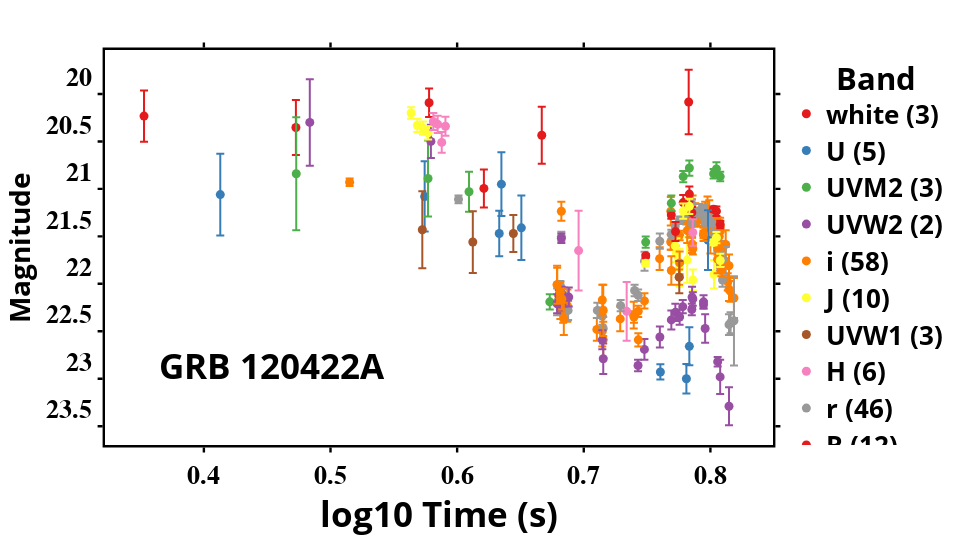

This figure's notebook cell:
### Code cell
figunresc, figresc, resc_mag_df = lc.rescaleGRB()
figunresc.show()
if figresc is not None:
    figresc.show()

### Figure 1 — Plotly figure (JSON) as saved in the notebook; plotly's stock layout.template omitted (floating-point values rounded to 4 significant figures)
{"data": [{"error_y": {"array": [0.27, 0.29, 0.15]}, "hovertemplate": "      <b>Band<b>=white (3)<br>x=%{x}<br>y=%{y}<extra></extra>", "legendgroup": "white (3)", "marker": {"color": "rgb(228,26,28)", "size": 9, "symbol": "circle"}, "mode": "markers", "name": "<b>white (3)</b>", "orientation": "v", "showlegend": true, "type": "scatter", "x": [0.3527, 0.4727, 0.5779], "xaxis": "x", "y": [20.23, 20.35, 20.09], "yaxis": "y"}, {"error_y": {"array": [0.43, 0.37, 0.24, 0.34, 0.155]}, "hovertemplate": "      <b>Band<b>=U (5)<br>x=%{x}<br>y=%{y}<extra></extra>", "legendgroup": "U (5)", "marker": {"color": "rgb(55,126,184)", "size": 9, "symbol": "circle"}, "mode": "markers", "name": "<b>U (5)</b>", "orientation": "v", "showlegend": true, "type": "scatter", "x": [0.413, 0.5744, 0.6332, 0.6507, 0.7811], "xaxis": "x", "y": [21.06, 21.08, 21.47, 21.41, 23], "yaxis": "y"}, {"error_y": {"array": [0.595, 0.4, 0.21]}, "hovertemplate": "      <b>Band<b>=UVM2 (3)<br>x=%{x}<br>y=%{y}<extra></extra>", "legendgroup": "UVM2 (3)", "marker": {"color": "rgb(77,175,74)", "size": 9, "symbol": "circle"}, "mode": "markers", "name": "<b>UVM2 (3)</b>", "orientation": "v", "showlegend": true, "type": "scatter", "x": [0.4729, 0.577, 0.6094], "xaxis": "x", "y": [20.84, 20.89, 21.03], "yaxis": "y"}, {"error_y": {"array": [0.455, 0.175]}, "hovertemplate": "      <b>Band<b>=UVW2 (2)<br>x=%{x}<br>y=%{y}<extra></extra>", "legendgroup": "UVW2 (2)", "marker": {"color": "rgb(152,78,163)", "size": 9, "symbol": "circle"}, "mode": "markers", "name": "<b>UVW2 (2)</b>", "orientation": "v", "showlegend": true, "type": "scatter", "x": [0.4836, 0.5793], "xaxis": "x", "y": [20.3, 20.5], "yaxis": "y"}, {"error_y": {"array": [0.04, 0.18, 0.07, 0.1, 0.06, 0.1, 0.09, 0.17, 0.12, 0.16, 0.19, 0.13, 0.14, 0.06, 0.06, 0.08, 0.12, 0.08, 0.15, 0.08, 0.05, 0.08, 0.05, 0.04, 0.05, 0.09, 0.05, 0.06, 0.14, 0.05, 0.11, 0.05, 0.07, 0.03, 0.04, 0.06, 0.14, 0.15, 0.22, 0.1, 0.17, 0.05, 0.04, 0.05, 0.06, 0.04, 0.06, 0.09, 0.14, 0.06, 0.15, 0.04, 0.08, 0.15, 0.09, 0.12, 0.11, 0.21]}, "hovertemplate": "      <b>Band<b>=i (58)<br>x=%{x}<br>y=%{y}<extra></extra>", "legendgroup": "i (58)", "marker": {"color": "rgb(255,127,0)", "size": 9, "symbol": "circle"}, "mode": "markers", "name": "<b>i (58)</b>", "orientation": "v", "showlegend": true, "type": "scatter", "x": [0.5151, 0.679, 0.6804, 0.6815, 0.6821, 0.6823, 0.6837, 0.6871, 0.7103, 0.7146, 0.7154, 0.7288, 0.7395, 0.7397, 0.743, 0.7479, 0.7599, 0.7687, 0.7687, 0.7691, 0.7722, 0.7725, 0.7757, 0.781, 0.7854, 0.7854, 0.7854, 0.7855, 0.7859, 0.7862, 0.788, 0.7893, 0.7944, 0.7946, 0.7946, 0.7959, 0.7977, 0.7991, 0.8, 0.8003, 0.8012, 0.8036, 0.8037, 0.8057, 0.8057, 0.8058, 0.8067, 0.807, 0.8077, 0.8078, 0.8079, 0.8087, 0.8095, 0.8121, 0.8137, 0.8147, 0.8159, 0.8186], "xaxis": "x", "y": [20.93, 22.01, 22.13, 22.27, 22.16, 21.24, 22.32, 22.23, 22.48, 22.5, 22.59, 22.37, 22.33, 22.35, 22.29, 22.18, 21.74, 21.56, 21.24, 21.56, 21.48, 21.52, 21.49, 21.34, 21.33, 21.2, 21.34, 21.27, 21.21, 21.29, 21.26, 21.35, 21.32, 21.27, 21.24, 21.2, 21.22, 21.27, 21.46, 21.33, 21.41, 21.29, 21.33, 21.35, 21.47, 21.41, 21.39, 21.5, 21.45, 21.4, 21.59, 21.62, 21.63, 21.59, 21.98, 22.06, 22.08, 22.15], "yaxis": "y"}, {"error_y": {"array": [0.06, 0.07, 0.07, 0.07, 0.17, 0.16, 0.2, 0.24, 0.11, 0.15]}, "hovertemplate": "      <b>Band<b>=J (10)<br>x=%{x}<br>y=%{y}<extra></extra>", "legendgroup": "J (10)", "marker": {"color": "rgb(255,255,51)", "size": 9, "symbol": "circle"}, "mode": "markers", "name": "<b>J (10)</b>", "orientation": "v", "showlegend": true, "type": "scatter", "x": [0.5637, 0.5686, 0.573, 0.5771, 0.7722, 0.7732, 0.7756, 0.7816, 0.7862, 0.8029], "xaxis": "x", "y": [20.2, 20.33, 20.36, 20.41, 21.6, 21.68, 21.83, 21.75, 21.96, 21.9], "yaxis": "y"}, {"error_y": {"array": [0.405, 0.325, 0.195]}, "hovertemplate": "      <b>Band<b>=UVW1 (3)<br>x=%{x}<br>y=%{y}<extra></extra>", "legendgroup": "UVW1 (3)", "marker": {"color": "rgb(166,86,40)", "size": 9, "symbol": "circle"}, "mode": "markers", "name": "<b>UVW1 (3)</b>", "orientation": "v", "showlegend": true, "type": "scatter", "x": [0.5725, 0.6124, 0.6444], "xaxis": "x", "y": [21.43, 21.56, 21.47], "yaxis": "y"}, {"error_y": {"array": [0.09, 0.09, 0.11, 0.1, 0.42, 0.31]}, "hovertemplate": "      <b>Band<b>=H (6)<br>x=%{x}<br>y=%{y}<extra></extra>", "legendgroup": "H (6)", "marker": {"color": "rgb(247,129,191)", "size": 9, "symbol": "circle"}, "mode": "markers", "name": "<b>H (6)</b>", "orientation": "v", "showlegend": true, "type": "scatter", "x": [0.5812, 0.5846, 0.5878, 0.5908, 0.6959, 0.7339], "xaxis": "x", "y": [20.29, 20.32, 20.51, 20.34, 21.65, 22.29], "yaxis": "y"}, {"error_y": {"array": [0.04, 0.14, 0.07, 0.05, 0.05, 0.05, 0.07, 0.08, 0.1, 0.08, 0.09, 0.12, 0.06, 0.06, 0.06, 0.1, 0.08, 0.05, 0.04, 0.04, 0.04, 0.1, 0.05, 0.14, 0.05, 0.07, 0.04, 0.05, 0.07, 0.06, 0.08, 0.05, 0.04, 0.04, 0.04, 0.08, 0.05, 0.07, 0.14, 0.04, 0.08, 0.07, 0.15, 0.11, 0.11, 0.47]}, "hovertemplate": "      <b>Band<b>=r (46)<br>x=%{x}<br>y=%{y}<extra></extra>", "legendgroup": "r (46)", "marker": {"color": "rgb(153,153,153)", "size": 9, "symbol": "circle"}, "mode": "markers", "name": "<b>r (46)</b>", "orientation": "v", "showlegend": true, "type": "scatter", "x": [0.6011, 0.679, 0.6804, 0.6815, 0.6821, 0.6823, 0.6826, 0.6842, 0.6876, 0.7107, 0.7146, 0.7154, 0.7291, 0.7401, 0.7429, 0.748, 0.76, 0.7691, 0.7723, 0.7757, 0.7809, 0.7833, 0.7854, 0.7855, 0.7861, 0.7911, 0.7946, 0.7946, 0.7959, 0.7988, 0.8012, 0.8035, 0.8036, 0.8037, 0.8057, 0.8058, 0.8058, 0.8077, 0.8077, 0.8077, 0.8087, 0.8095, 0.8121, 0.8147, 0.816, 0.8186], "xaxis": "x", "y": [21.11, 22.19, 22.17, 22.02, 22.1, 21.5, 22.22, 22.12, 22.28, 22.28, 22.34, 22.47, 22.23, 22.07, 22.12, 21.76, 21.55, 21.48, 21.39, 21.33, 21.3, 21.41, 21.16, 21.37, 21.26, 21.23, 21.21, 21.27, 21.36, 21.32, 21.36, 21.48, 21.51, 21.55, 21.65, 21.54, 21.58, 21.79, 21.69, 21.73, 21.77, 21.96, 21.76, 22.43, 22.41, 22.39], "yaxis": "y"}, {"error_y": {"array": [0.2, 0.3, 0.02, 0.04, 0.1, 0.08, 0.34, 0.08, 0.06, 0.03, 0.05, 0.04]}, "hovertemplate": "      <b>Band<b>=R (12)<br>x=%{x}<br>y=%{y}<extra></extra>", "legendgroup": "R (12)", "marker": {"color": "rgb(228,26,28)", "size": 9, "symbol": "circle"}, "mode": "markers", "name": "<b>R (12)</b>", "orientation": "v", "showlegend": true, "type": "scatter", "x": [0.6211, 0.6668, 0.7489, 0.7691, 0.7725, 0.7785, 0.7829, 0.7834, 0.7854, 0.8025, 0.8048, 0.8078], "xaxis": "x", "y": [21.0, 20.43, 21.7, 21.27, 21.45, 21.14, 20.08, 21.05, 21.25, 21.21, 21.23, 21.37], "yaxis": "y"}, {"error_y": {"array": [0.335, 0.08, 0.2, 0.315]}, "hovertemplate": "      <b>Band<b>=B (4)<br>x=%{x}<br>y=%{y}<extra></extra>", "legendgroup": "B (4)", "marker": {"color": "rgb(55,126,184)", "size": 9, "symbol": "circle"}, "mode": "markers", "name": "<b>B (4)</b>", "orientation": "v", "showlegend": true, "type": "scatter", "x": [0.635, 0.7605, 0.7834, 0.7981], "xaxis": "x", "y": [20.95, 22.93, 22.66, 21.54], "yaxis": "y"}, {"error_y": {"array": [0.08, 0.06, 0.08, 0.06, 0.08, 0.05, 0.07, 0.05]}, "hovertemplate": "      <b>Band<b>=I (8)<br>x=%{x}<br>y=%{y}<extra></extra>", "legendgroup": "I (8)", "marker": {"color": "rgb(77,175,74)", "size": 9, "symbol": "circle"}, "mode": "markers", "name": "<b>I (8)</b>", "orientation": "v", "showlegend": true, "type": "scatter", "x": [0.6731, 0.7489, 0.7691, 0.7785, 0.7834, 0.8025, 0.8048, 0.8078], "xaxis": "x", "y": [22.19, 21.56, 21.15, 20.87, 20.78, 20.84, 20.79, 20.87], "yaxis": "y"}, {"error_y": {"array": [0.1, 0.05, 0.07, 0.06, 0.05, 0.08, 0.06, 0.1, 0.1, 0.16, 0.06, 0.11, 0.11, 0.1, 0.09, 0.08, 0.07, 0.06, 0.11, 0.07, 0.04, 0.07, 0.15, 0.05, 0.18, 0.2]}, "hovertemplate": "      <b>Band<b>=g (26)<br>x=%{x}<br>y=%{y}<extra></extra>", "legendgroup": "g (26)", "marker": {"color": "rgb(152,78,163)", "size": 9, "symbol": "circle"}, "mode": "markers", "name": "<b>g (26)</b>", "orientation": "v", "showlegend": true, "type": "scatter", "x": [0.679, 0.6804, 0.6815, 0.6817, 0.6823, 0.6826, 0.6842, 0.6882, 0.7146, 0.7154, 0.7429, 0.7479, 0.7601, 0.7691, 0.7723, 0.7757, 0.7782, 0.7853, 0.7855, 0.7861, 0.7946, 0.7946, 0.7959, 0.8057, 0.8077, 0.8147], "xaxis": "x", "y": [22.21, 22.12, 22.15, 22.22, 21.52, 22.11, 22.18, 22.14, 22.59, 22.79, 22.86, 22.69, 22.56, 22.38, 22.3, 22.35, 22.24, 22.27, 22.14, 22.16, 22.22, 22.19, 22.47, 22.82, 22.98, 23.29], "yaxis": "y"}, {"error_y": {"array": [0.2, 0.11, 0.11, 0.17, 0.16, 0.27, 0.07, 0.15, 0.08, 0.12, 0.13, 0.08, 0.07, 0.06, 0.04, 0.07, 0.15, 0.07, 0.12, 0.06, 0.12]}, "hovertemplate": "      <b>Band<b>=z (21)<br>x=%{x}<br>y=%{y}<extra></extra>", "legendgroup": "z (21)", "marker": {"color": "rgb(255,127,0)", "size": 9, "symbol": "circle"}, "mode": "markers", "name": "<b>z (21)</b>", "orientation": "v", "showlegend": true, "type": "scatter", "x": [0.679, 0.6815, 0.6828, 0.6842, 0.7146, 0.7154, 0.7431, 0.7691, 0.7753, 0.7757, 0.7817, 0.7855, 0.7856, 0.7862, 0.7945, 0.7946, 0.8057, 0.8057, 0.8067, 0.8087, 0.8147], "xaxis": "x", "y": [22.01, 22.09, 22.16, 22.37, 22.17, 22.28, 22.59, 21.86, 21.93, 21.78, 21.44, 21.59, 21.58, 21.63, 21.48, 21.48, 21.74, 21.62, 21.59, 21.86, 21.81], "yaxis": "y"}, {"error_y": {"array": [0.03, 0.08, 0.08, 0.03, 0.06, 0.07]}, "hovertemplate": "      <b>Band<b>=V (6)<br>x=%{x}<br>y=%{y}<extra></extra>", "legendgroup": "V (6)", "marker": {"color": "rgb(255,255,51)", "size": 9, "symbol": "circle"}, "mode": "markers", "name": "<b>V (6)</b>", "orientation": "v", "showlegend": true, "type": "scatter", "x": [0.7489, 0.7785, 0.7834, 0.8025, 0.8048, 0.8078], "xaxis": "x", "y": [21.78, 21.23, 21.18, 21.56, 21.51, 21.75], "yaxis": "y"}, {"error_y": {"array": [0.17]}, "hovertemplate": "      <b>Band<b>=Y (1)<br>x=%{x}<br>y=%{y}<extra></extra>", "legendgroup": "Y (1)", "marker": {"color": "rgb(166,86,40)", "size": 9, "symbol": "circle"}, "mode": "markers", "name": "<b>Y (1)</b>", "orientation": "v", "showlegend": true, "type": "scatter", "x": [0.7754], "xaxis": "x", "y": [21.93], "yaxis": "y"}, {"error_y": {"array": [0.14]}, "hovertemplate": "      <b>Band<b>=K (1)<br>x=%{x}<br>y=%{y}<extra></extra>", "legendgroup": "K (1)", "marker": {"color": "rgb(247,129,191)", "size": 9, "symbol": "circle"}, "mode": "markers", "name": "<b>K (1)</b>", "orientation": "v", "showlegend": true, "type": "scatter", "x": [0.7861], "xaxis": "x", "y": [21.46], "yaxis": "y"}], "layout": {"annotations": [{"align": "left", "font": {"color": "black", "size": 35}, "showarrow": false, "text": "<b>GRB 120422A</b>", "x": 0.08, "xanchor": "left", "xref": "paper", "xshift": -1, "y": 0.15, "yanchor": "bottom", "yref": "paper", "yshift": -5}], "height": 540, "legend": {"font": {"color": "black", "size": 26}, "title": {"text": "      <b>Band<b>"}, "tracegroupgap": 0}, "margin": {"b": 40, "l": 40, "r": 40, "t": 50}, "plot_bgcolor": "white", "width": 960, "xaxis": {"anchor": "y", "domain": [0, 1], "linecolor": "black", "linewidth": 2.4, "mirror": "allticks", "showgrid": false, "showline": true, "showticklabels": true, "tickcolor": "black", "tickfont": {"color": "black", "family": "arial", "size": 26}, "tickprefix": "<b>", "ticks": "outside", "ticksuffix": "</b><br>", "tickwidth": 2.4, "title": {"font": {"color": "black", "size": 35}, "text": "<b>log10 Time (s)<b>"}}, "yaxis": {"anchor": "x", "autorange": "reversed", "domain": [0, 1], "linecolor": "black", "linewidth": 2.4, "mirror": "allticks", "showgrid": false, "showline": true, "showticklabels": true, "tickcolor": "black", "tickfont": {"color": "black", "family": "arial", "size": 26}, "tickprefix": "<b>", "ticks": "outside", "ticksuffix": "</b><br>", "tickwidth": 2.4, "title": {"font": {"color": "black", "size": 28}, "text": "<b>Magnitude<b>"}}}}
